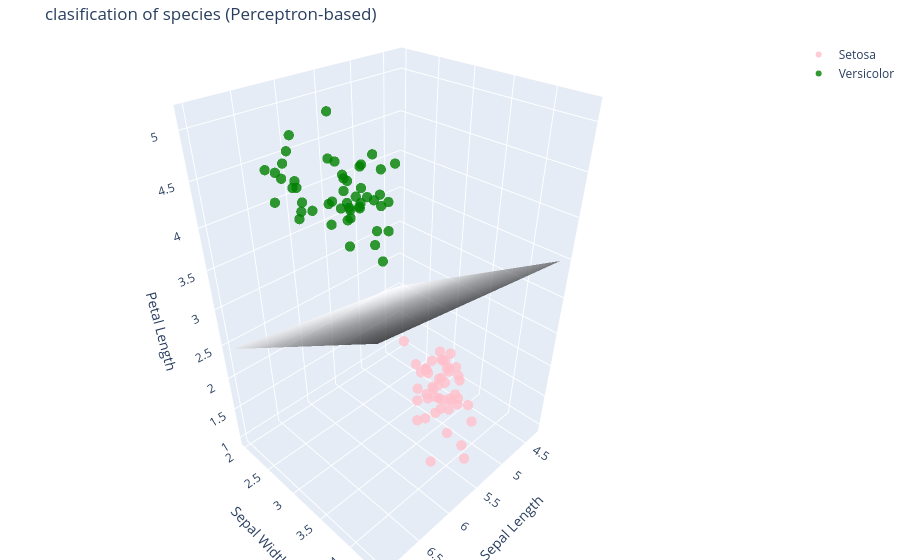

Notebook code for this chart:
### Markdown cell above
### Perceptron Classification through binary partiction of R<sup>3</sup> space

### Code cell
# load data (Setosa = 0, Versicolor = 1)
iris = load_iris(as_frame=True)
df = iris.frame
binary_df = df[df['target'] < 2]

# features for 3D plotting
X_3d = binary_df.iloc[:, [0, 1, 2]].values  # Sepal Length, Sepal Width, Petal Length
y_binary = binary_df['target'].values

# train
clf = Perceptron(max_iter=1000, random_state=42)
clf.fit(X_3d, y_binary)

# extract weights and bias to calculate  hyperplane
w = clf.coef_[0]
b = clf.intercept_[0]

# 3. Create a meshgrid for the plane
x_min, x_max = X_3d[:, 0].min(), X_3d[:, 0].max()
y_min, y_max = X_3d[:, 1].min(), X_3d[:, 1].max()

xx, yy = np.meshgrid(np.linspace(x_min, x_max, 10),
                     np.linspace(y_min, y_max, 10))

# calculate  z values for  hyperplane
# w[0]*x + w[1]*y + w[2]*z + b = 0  =>  z = -(w[0]*x + w[1]*y + b) / w[2]
zz = -(w[0] * xx + w[1] * yy + b) / w[2]

# moving plot
fig = go.Figure()

# Setosa points
fig.add_trace(go.Scatter3d(
    x=X_3d[y_binary == 0, 0],
    y=X_3d[y_binary == 0, 1],
    z=X_3d[y_binary == 0, 2],
    mode='markers',
    marker=dict(size=6, color='pink', opacity=0.8),
    name='Setosa'
))

# Versicolor points
fig.add_trace(go.Scatter3d(
    x=X_3d[y_binary == 1, 0],
    y=X_3d[y_binary == 1, 1],
    z=X_3d[y_binary == 1, 2],
    mode='markers',
    marker=dict(size=6, color='green', opacity=0.8),
    name='Versicolor'
))

# hyperplane
fig.add_trace(go.Surface(
    x=xx, y=yy, z=zz,
    colorscale='Greys',
    opacity=0.7,
    showscale=False,
    name='Hyperplane'
))

# config plot
fig.update_layout(
    title='clasification of species (Perceptron-based)',
    scene=dict(
        xaxis_title='Sepal Length',
        yaxis_title='Sepal Width',
        zaxis_title='Petal Length'
    ),
    margin=dict(l=0, r=0, b=0, t=40)
)

# plot
fig.show()

### Figure 1 — Plotly figure (JSON) as saved in the notebook; plotly's stock layout.template omitted (floating-point values rounded to 4 significant figures)
{"data": [{"marker": {"color": "pink", "opacity": 0.8, "size": 6}, "mode": "markers", "name": "Setosa", "type": "scatter3d", "x": [5.1, 4.9, 4.7, 4.6, 5.0, 5.4, 4.6, 5.0, 4.4, 4.9, 5.4, 4.8, 4.8, 4.3, 5.8, 5.7, 5.4, 5.1, 5.7, 5.1, 5.4, 5.1, 4.6, 5.1, 4.8, 5.0, 5.0, 5.2, 5.2, 4.7, 4.8, 5.4, 5.2, 5.5, 4.9, 5.0, 5.5, 4.9, 4.4, 5.1, 5.0, 4.5, 4.4, 5.0, 5.1, 4.8, 5.1, 4.6, 5.3, 5.0], "y": [3.5, 3.0, 3.2, 3.1, 3.6, 3.9, 3.4, 3.4, 2.9, 3.1, 3.7, 3.4, 3.0, 3.0, 4.0, 4.4, 3.9, 3.5, 3.8, 3.8, 3.4, 3.7, 3.6, 3.3, 3.4, 3.0, 3.4, 3.5, 3.4, 3.2, 3.1, 3.4, 4.1, 4.2, 3.1, 3.2, 3.5, 3.6, 3.0, 3.4, 3.5, 2.3, 3.2, 3.5, 3.8, 3.0, 3.8, 3.2, 3.7, 3.3], "z": [1.4, 1.4, 1.3, 1.5, 1.4, 1.7, 1.4, 1.5, 1.4, 1.5, 1.5, 1.6, 1.4, 1.1, 1.2, 1.5, 1.3, 1.4, 1.7, 1.5, 1.7, 1.5, 1.0, 1.7, 1.9, 1.6, 1.6, 1.5, 1.4, 1.6, 1.6, 1.5, 1.5, 1.4, 1.5, 1.2, 1.3, 1.4, 1.3, 1.5, 1.3, 1.3, 1.3, 1.6, 1.9, 1.4, 1.6, 1.4, 1.5, 1.4]}, {"marker": {"color": "green", "opacity": 0.8, "size": 6}, "mode": "markers", "name": "Versicolor", "type": "scatter3d", "x": [7.0, 6.4, 6.9, 5.5, 6.5, 5.7, 6.3, 4.9, 6.6, 5.2, 5.0, 5.9, 6.0, 6.1, 5.6, 6.7, 5.6, 5.8, 6.2, 5.6, 5.9, 6.1, 6.3, 6.1, 6.4, 6.6, 6.8, 6.7, 6.0, 5.7, 5.5, 5.5, 5.8, 6.0, 5.4, 6.0, 6.7, 6.3, 5.6, 5.5, 5.5, 6.1, 5.8, 5.0, 5.6, 5.7, 5.7, 6.2, 5.1, 5.7], "y": [3.2, 3.2, 3.1, 2.3, 2.8, 2.8, 3.3, 2.4, 2.9, 2.7, 2.0, 3.0, 2.2, 2.9, 2.9, 3.1, 3.0, 2.7, 2.2, 2.5, 3.2, 2.8, 2.5, 2.8, 2.9, 3.0, 2.8, 3.0, 2.9, 2.6, 2.4, 2.4, 2.7, 2.7, 3.0, 3.4, 3.1, 2.3, 3.0, 2.5, 2.6, 3.0, 2.6, 2.3, 2.7, 3.0, 2.9, 2.9, 2.5, 2.8], "z": [4.7, 4.5, 4.9, 4.0, 4.6, 4.5, 4.7, 3.3, 4.6, 3.9, 3.5, 4.2, 4.0, 4.7, 3.6, 4.4, 4.5, 4.1, 4.5, 3.9, 4.8, 4.0, 4.9, 4.7, 4.3, 4.4, 4.8, 5.0, 4.5, 3.5, 3.8, 3.7, 3.9, 5.1, 4.5, 4.5, 4.7, 4.4, 4.1, 4.0, 4.4, 4.6, 4.0, 3.3, 4.2, 4.2, 4.2, 4.3, 3.0, 4.1]}, {"colorscale": [[0, "rgb(255,255,255)"], [0.125, "rgb(240,240,240)"], [0.25, "rgb(217,217,217)"], [0.375, "rgb(189,189,189)"], [0.5, "rgb(150,150,150)"], [0.625, "rgb(115,115,115)"], [0.75, "rgb(82,82,82)"], [0.875, "rgb(37,37,37)"], [1, "rgb(0,0,0)"]], "name": "Hyperplane", "opacity": 0.7, "showscale": false, "type": "surface", "x": [[4.3, 4.6, 4.9, 5.2, 5.5, 5.8, 6.1, 6.4, 6.7, 7.0], [4.3, 4.6, 4.9, 5.2, 5.5, 5.8, 6.1, 6.4, 6.7, 7.0], [4.3, 4.6, 4.9, 5.2, 5.5, 5.8, 6.1, 6.4, 6.7, 7.0], [4.3, 4.6, 4.9, 5.2, 5.5, 5.8, 6.1, 6.4, 6.7, 7.0], [4.3, 4.6, 4.9, 5.2, 5.5, 5.8, 6.1, 6.4, 6.7, 7.0], [4.3, 4.6, 4.9, 5.2, 5.5, 5.8, 6.1, 6.4, 6.7, 7.0], [4.3, 4.6, 4.9, 5.2, 5.5, 5.8, 6.1, 6.4, 6.7, 7.0], [4.3, 4.6, 4.9, 5.2, 5.5, 5.8, 6.1, 6.4, 6.7, 7.0], [4.3, 4.6, 4.9, 5.2, 5.5, 5.8, 6.1, 6.4, 6.7, 7.0], [4.3, 4.6, 4.9, 5.2, 5.5, 5.8, 6.1, 6.4, 6.7, 7.0]], "y": [[2.0, 2.0, 2.0, 2.0, 2.0, 2.0, 2.0, 2.0, 2.0, 2.0], [2.267, 2.267, 2.267, 2.267, 2.267, 2.267, 2.267, 2.267, 2.267, 2.267], [2.533, 2.533, 2.533, 2.533, 2.533, 2.533, 2.533, 2.533, 2.533, 2.533], [2.8, 2.8, 2.8, 2.8, 2.8, 2.8, 2.8, 2.8, 2.8, 2.8], [3.067, 3.067, 3.067, 3.067, 3.067, 3.067, 3.067, 3.067, 3.067, 3.067], [3.333, 3.333, 3.333, 3.333, 3.333, 3.333, 3.333, 3.333, 3.333, 3.333], [3.6, 3.6, 3.6, 3.6, 3.6, 3.6, 3.6, 3.6, 3.6, 3.6], [3.867, 3.867, 3.867, 3.867, 3.867, 3.867, 3.867, 3.867, 3.867, 3.867], [4.133, 4.133, 4.133, 4.133, 4.133, 4.133, 4.133, 4.133, 4.133, 4.133], [4.4, 4.4, 4.4, 4.4, 4.4, 4.4, 4.4, 4.4, 4.4, 4.4]], "z": [[2.021, 2.068, 2.114, 2.161, 2.208, 2.255, 2.301, 2.348, 2.395, 2.442], [2.184, 2.23, 2.277, 2.324, 2.371, 2.417, 2.464, 2.511, 2.558, 2.604], [2.346, 2.393, 2.44, 2.487, 2.533, 2.58, 2.627, 2.674, 2.72, 2.767], [2.509, 2.556, 2.603, 2.649, 2.696, 2.743, 2.79, 2.836, 2.883, 2.93], [2.672, 2.719, 2.765, 2.812, 2.859, 2.906, 2.952, 2.999, 3.046, 3.093], [2.835, 2.881, 2.928, 2.975, 3.022, 3.068, 3.115, 3.162, 3.209, 3.255], [2.997, 3.044, 3.091, 3.138, 3.184, 3.231, 3.278, 3.325, 3.371, 3.418], [3.16, 3.207, 3.254, 3.3, 3.347, 3.394, 3.441, 3.487, 3.534, 3.581], [3.323, 3.37, 3.416, 3.463, 3.51, 3.557, 3.603, 3.65, 3.697, 3.744], [3.486, 3.532, 3.579, 3.626, 3.673, 3.719, 3.766, 3.813, 3.86, 3.906]]}], "layout": {"margin": {"b": 0, "l": 0, "r": 0, "t": 40}, "scene": {"xaxis": {"title": {"text": "Sepal Length"}}, "yaxis": {"title": {"text": "Sepal Width"}}, "zaxis": {"title": {"text": "Petal Length"}}}, "title": {"text": "clasification of species (Perceptron-based)"}}}
